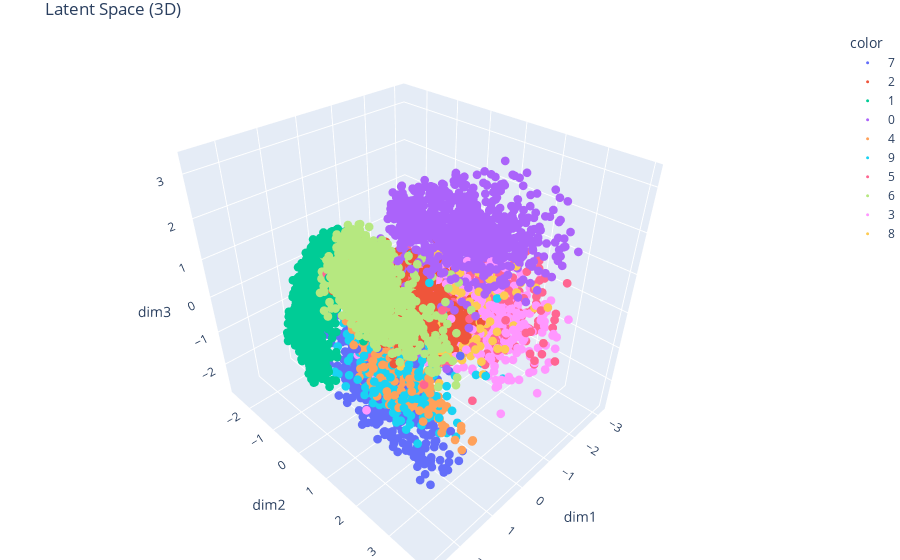

Here is the notebook cell this chart was saved with:
### Code cell
import plotly.express as px
import pandas as pd

df = pd.DataFrame(mu, columns=["dim1", "dim2", "dim3"])
df["label"] = y_test

fig = px.scatter_3d(df, x="dim1", y="dim2", z="dim3",
                    color=df["label"].astype(str), 
                    color_continuous_scale="brbg")

fig.update_traces(marker=dict(size=3))
fig.update_layout(title="Latent Space (3D)", margin=dict(l=0, r=0, b=0, t=30))
fig.show()

### Figure 1 — Plotly figure (JSON) as saved in the notebook; plotly's stock layout.template omitted (floating-point values rounded to 4 significant figures; data arrays with more than 128 entries replaced by an {"elided": "..."} marker saying what was removed)
{"data": [{"hovertemplate": "color=7<br>dim1=%{x}<br>dim2=%{y}<br>dim3=%{z}<extra></extra>", "legendgroup": "7", "marker": {"color": "#636efa", "size": 3, "symbol": "circle"}, "mode": "markers", "name": "7", "scene": "scene", "showlegend": true, "type": "scatter3d", "x": {"elided": "1028 float values"}, "y": {"elided": "1028 float values"}, "z": {"elided": "1028 float values"}}, {"hovertemplate": "color=2<br>dim1=%{x}<br>dim2=%{y}<br>dim3=%{z}<extra></extra>", "legendgroup": "2", "marker": {"color": "#EF553B", "size": 3, "symbol": "circle"}, "mode": "markers", "name": "2", "scene": "scene", "showlegend": true, "type": "scatter3d", "x": {"elided": "1032 float values"}, "y": {"elided": "1032 float values"}, "z": {"elided": "1032 float values"}}, {"hovertemplate": "color=1<br>dim1=%{x}<br>dim2=%{y}<br>dim3=%{z}<extra></extra>", "legendgroup": "1", "marker": {"color": "#00cc96", "size": 3, "symbol": "circle"}, "mode": "markers", "name": "1", "scene": "scene", "showlegend": true, "type": "scatter3d", "x": {"elided": "1135 float values"}, "y": {"elided": "1135 float values"}, "z": {"elided": "1135 float values"}}, {"hovertemplate": "color=0<br>dim1=%{x}<br>dim2=%{y}<br>dim3=%{z}<extra></extra>", "legendgroup": "0", "marker": {"color": "#ab63fa", "size": 3, "symbol": "circle"}, "mode": "markers", "name": "0", "scene": "scene", "showlegend": true, "type": "scatter3d", "x": {"elided": "980 float values"}, "y": {"elided": "980 float values"}, "z": {"elided": "980 float values"}}, {"hovertemplate": "color=4<br>dim1=%{x}<br>dim2=%{y}<br>dim3=%{z}<extra></extra>", "legendgroup": "4", "marker": {"color": "#FFA15A", "size": 3, "symbol": "circle"}, "mode": "markers", "name": "4", "scene": "scene", "showlegend": true, "type": "scatter3d", "x": {"elided": "982 float values"}, "y": {"elided": "982 float values"}, "z": {"elided": "982 float values"}}, {"hovertemplate": "color=9<br>dim1=%{x}<br>dim2=%{y}<br>dim3=%{z}<extra></extra>", "legendgroup": "9", "marker": {"color": "#19d3f3", "size": 3, "symbol": "circle"}, "mode": "markers", "name": "9", "scene": "scene", "showlegend": true, "type": "scatter3d", "x": {"elided": "1009 float values"}, "y": {"elided": "1009 float values"}, "z": {"elided": "1009 float values"}}, {"hovertemplate": "color=5<br>dim1=%{x}<br>dim2=%{y}<br>dim3=%{z}<extra></extra>", "legendgroup": "5", "marker": {"color": "#FF6692", "size": 3, "symbol": "circle"}, "mode": "markers", "name": "5", "scene": "scene", "showlegend": true, "type": "scatter3d", "x": {"elided": "892 float values"}, "y": {"elided": "892 float values"}, "z": {"elided": "892 float values"}}, {"hovertemplate": "color=6<br>dim1=%{x}<br>dim2=%{y}<br>dim3=%{z}<extra></extra>", "legendgroup": "6", "marker": {"color": "#B6E880", "size": 3, "symbol": "circle"}, "mode": "markers", "name": "6", "scene": "scene", "showlegend": true, "type": "scatter3d", "x": {"elided": "958 float values"}, "y": {"elided": "958 float values"}, "z": {"elided": "958 float values"}}, {"hovertemplate": "color=3<br>dim1=%{x}<br>dim2=%{y}<br>dim3=%{z}<extra></extra>", "legendgroup": "3", "marker": {"color": "#FF97FF", "size": 3, "symbol": "circle"}, "mode": "markers", "name": "3", "scene": "scene", "showlegend": true, "type": "scatter3d", "x": {"elided": "1010 float values"}, "y": {"elided": "1010 float values"}, "z": {"elided": "1010 float values"}}, {"hovertemplate": "color=8<br>dim1=%{x}<br>dim2=%{y}<br>dim3=%{z}<extra></extra>", "legendgroup": "8", "marker": {"color": "#FECB52", "size": 3, "symbol": "circle"}, "mode": "markers", "name": "8", "scene": "scene", "showlegend": true, "type": "scatter3d", "x": {"elided": "974 float values"}, "y": {"elided": "974 float values"}, "z": {"elided": "974 float values"}}], "layout": {"legend": {"title": {"text": "color"}, "tracegroupgap": 0}, "margin": {"b": 0, "l": 0, "r": 0, "t": 30}, "scene": {"domain": {"x": [0, 1], "y": [0, 1]}, "xaxis": {"title": {"text": "dim1"}}, "yaxis": {"title": {"text": "dim2"}}, "zaxis": {"title": {"text": "dim3"}}}, "title": {"text": "Latent Space (3D)"}}}
